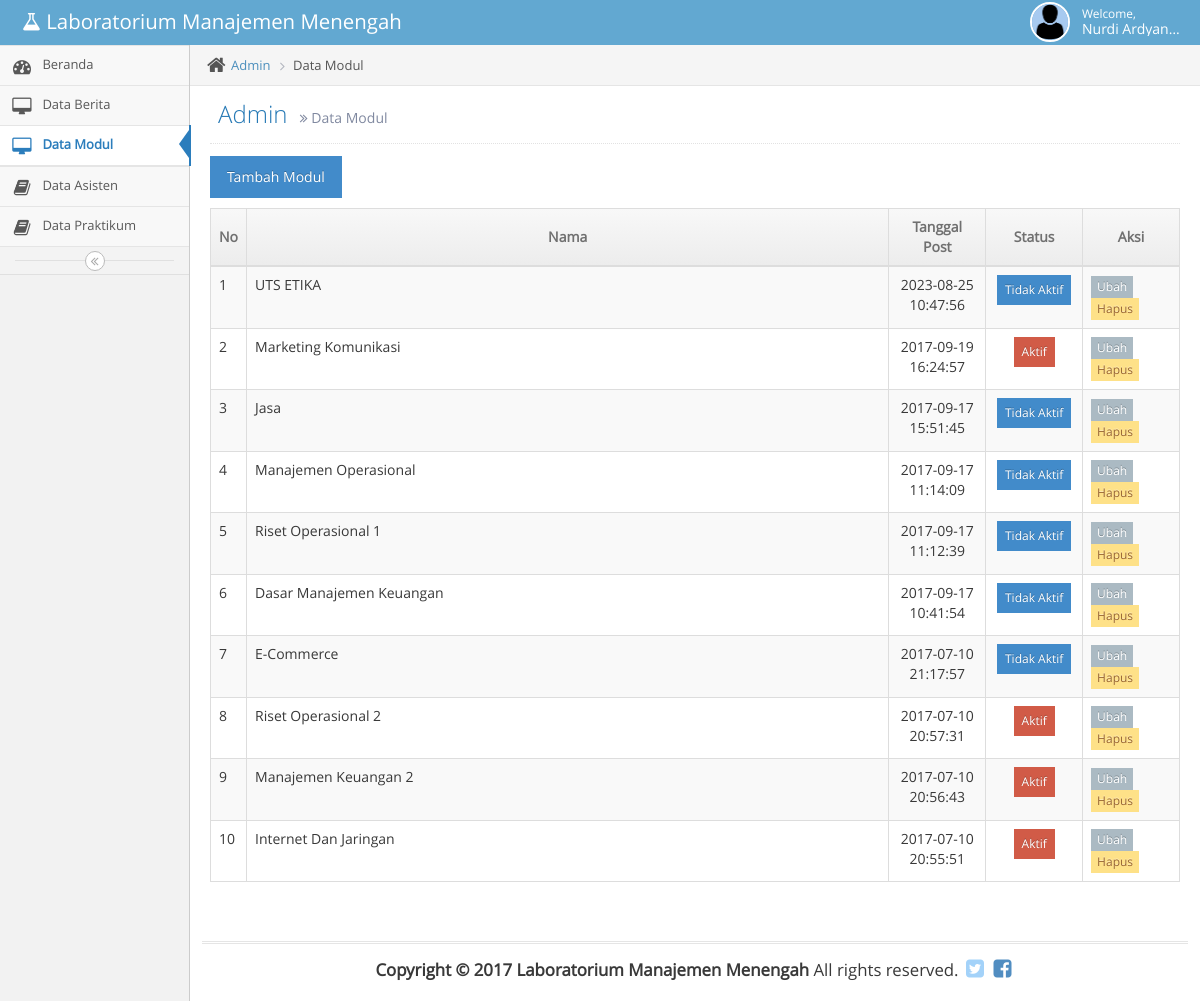
The page /index.php/admin/modul (signed in) on the database as committed earlier.
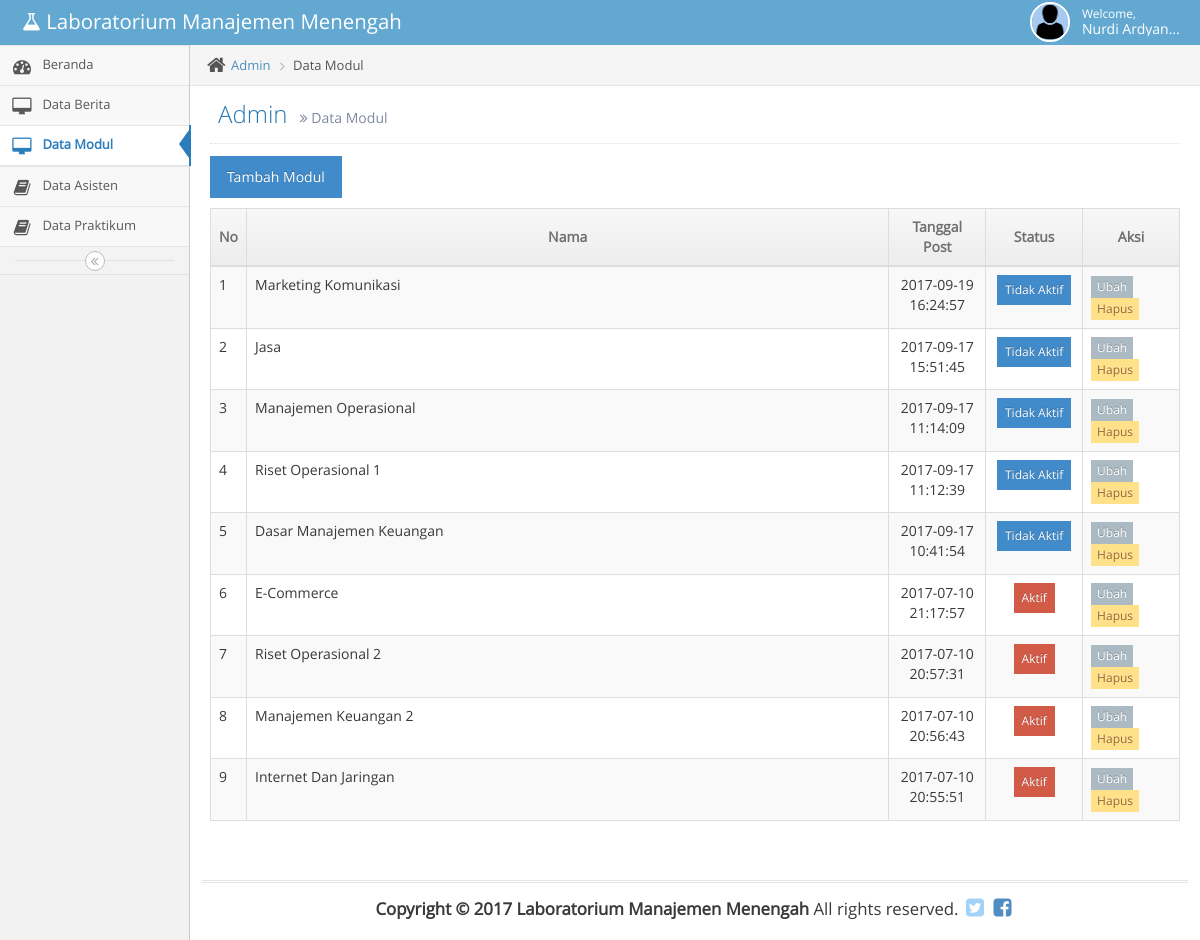
The same page on the database as committed later.
### tables this page shows
CREATE TABLE `tbmodul` (
  `id` int NOT NULL,
  `tanggal_post` datetime DEFAULT CURRENT_TIMESTAMP,
  `nama` varchar(50) DEFAULT NULL,
  `kd_matkul` varchar(10) DEFAULT NULL,
  `deskripsi` varchar(1000) DEFAULT NULL,
  `file` varchar(1000) DEFAULT NULL,
  `status` int DEFAULT NULL
);

### application/controllers/Admin.php (called while the page is built, shortened)
<?php
class Admin extends CI_Controller {
	function modul()
	{
		$data['valid'] = "";
		$data['content'] = 'admin/datamodul/index';
		$data['judul'] = 'Admin';
		$data['subjudul'] = 'Data Modul';
		$data['dashboard'] = '';
		$data['databerita'] = '';
		$data['datamodul'] = 'class="active"';
		$data['dataasisten'] = '';
		$data['datapraktikum'] ='';
		$data['tentang'] = '';
		$data['DataModul_Query'] = $this->db->query("SELECT * FROM tbmodul ORDER BY tanggal_post DESC");
		$data['DataMatkul_Query'] = $this->db->query("SELECT * FROM tbmatkul ORDER BY nama_matkul ASC ");
		$this->load->view('admin/header_admin',$data);
		$this->load->view('admin/menu_admin',$data);
		$this->load->view('admin/content_admin',$data);
		$this->load->view('admin/footer_admin');
	}
}

### index.php (called while the page is built, shortened)
<?php
require_once BASEPATH.'core/CodeIgniter.php';

### application/views/admin/datamodul/index.php (the view, shortened to what this page needs)
<div class="row">
  <div class="col-xs-12">
      <a href="#modal-form" role="button" data-toggle="modal" class="btn btn-primary" style="margin-bottom: 10px;"> Tambah Modul</a>
    <table id="simple-table" class="table table-striped table-bordered table-hover">
      <thead >
        <tr >
          <th style="text-align: center; width: 2%;">No</th>
          <th style="text-align: center;">Nama</th>
          <th style="text-align: center; width: 10%;">Tanggal Post</th>
          <th style="text-align: center; width: 10%;">Status</th>
          <th style="text-align: center; width: 10%;">Aksi</th>
        </tr>
      </thead>
      <tbody>
      <?php
      $No = 1;
      if ($DataModul_Query->num_rows() > 0 )
      {
          foreach ($DataModul_Query->result() as $ResultValue )
          {
          ?>
            <tr>
              <td><?=$No++;?></td>
              <td><?=$ResultValue->nama?></td>
              <td align="center"><?=$ResultValue->tanggal_post?></td>
              <td align="center">
                <form action="<?php echo base_url()?>Admin/ubah_status_modul" method="post">
                  <?php
                      if ( $ResultValue->status== 1 )
                      {
                  ?>
                      <input type="submit" name="submit" class="btn btn-xs btn-primary" value="Tidak Aktif">
                  <?php
                      }
                  ?>
                  <?php
                      if ( $ResultValue->status== 0 )
                      {
                  ?>
                      <input type="submit" name="submit" class="btn btn-xs btn-danger" value="Aktif">
                  <?php
                      }
                  ?>
                </form>
              </td>
              <td >
                  <a href="#modal-form<?php echo $ResultValue->id; ?>" role="button" data-toggle="modal" class="btn btn-minier btn-blue">Ubah</a>
                  <a href="<?php echo base_url();?>admin/hapus_modul/<?php echo $ResultValue->id;?>" class="btn btn-minier btn-yellow">Hapus</a>
              </td>
            </tr>
        <?php
          }
      }
      else
      {
        echo "<td colspan='5' align='center'><h1>data tidak ada!!!<h1></td>";
      }
      ?>
      </tbody>
    </table>
  </div>
</div>

Rows that differ between the two databases and show on the page:
removed tbmodul: nama "UTS ETIKA", tanggal_post "2023-08-25 10:47:56"
changed tbmodul "Marketing Komunikasi": submit "Aktif" → "Tidak Aktif"
changed tbmodul "E-Commerce": submit "Tidak Aktif" → "Aktif"
